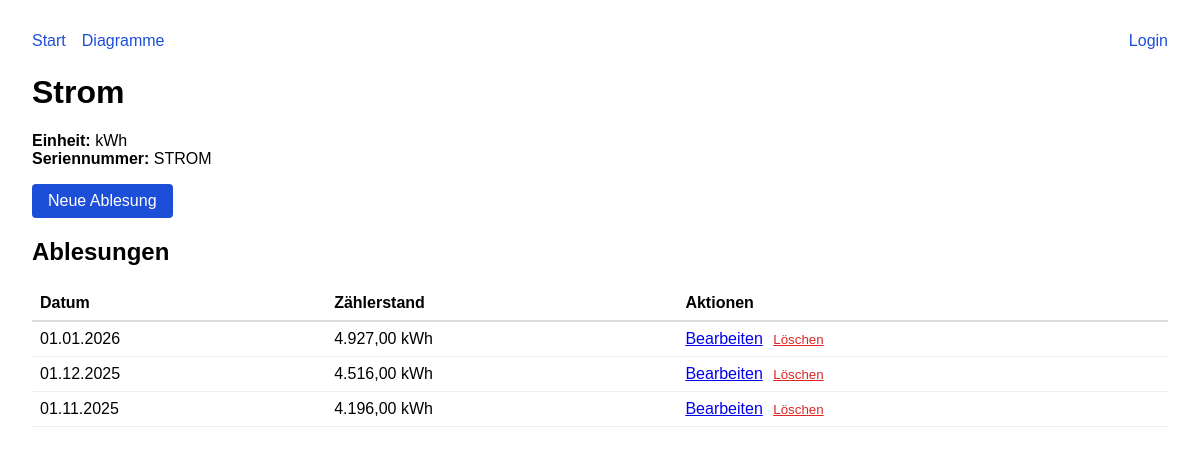
Screenshot of /meter/1 with the database file from the repository.
### app/models.py (models this page shows, shortened)
class Meter(db.Model):
    id = db.Column(db.Integer, primary_key=True)
    name = db.Column(db.String(80), unique=True, nullable=False)
    unit = db.Column(db.String(20), nullable=False)
    serial_number = db.Column(db.String(100), nullable=False)
    created_at = db.Column(db.DateTime, default=datetime.utcnow)
    readings = db.relationship('MeterReading', backref='meter', lazy='dynamic',
                               order_by='desc(MeterReading.reading_date)')

class MeterReading(db.Model):
    id = db.Column(db.Integer, primary_key=True)
    meter_id = db.Column(db.Integer, db.ForeignKey('meter.id'), nullable=False)
    reading_date = db.Column(db.Date, nullable=False)
    value = db.Column(db.Float, nullable=False)
    serial_number = db.Column(db.String(100), nullable=False)
    created_at = db.Column(db.DateTime, default=datetime.utcnow)
    __table_args__ = (
        db.UniqueConstraint('meter_id', 'reading_date', name='unique_meter_date'),
    )

### app/main/routes.py (the view)
@main_bp.route('/meter/<int:meter_id>')
def meter_detail(meter_id):
    meter = Meter.query.get_or_404(meter_id)
    readings = meter.readings.all()
    return render_template('meter_detail.html', meter=meter, readings=readings)

### app/__init__.py (called while the page is built)
def create_app(config_object='config.Config'):
    app = Flask(__name__)
    app.config.from_object(config_object)
    db.init_app(app)
    migrate.init_app(app, db)
    login_manager.init_app(app)
    login_manager.login_view = 'main.login'
    login_manager.login_message_category = 'info'
    csrf.init_app(app)
    app.register_blueprint(main_bp)
    app.register_blueprint(api_bp, url_prefix='/api')
    csrf.exempt(api_bp)  # API uses API key auth instead of CSRF
    @app.template_filter('de_number')
    def de_number_filter(value, decimals=2):
        if value is None:
            return '-'
        formatted = f"{value:,.{decimals}f}"
        formatted = formatted.replace(',', 'X').replace('.', ',').replace('X', '.')
        return formatted
    register_commands(app)
    return app

### app/main/templates/meter_detail.html (shortened to what this page needs)
{% extends 'base.html' %}
{% block content %}
  <h1>{{ meter.name }}</h1>
  <p>
    <strong>Einheit:</strong> {{ meter.unit }}<br>
    <strong>Seriennummer:</strong> {{ meter.serial_number }}
  </p>
  <p>
    <a href="{{ url_for('main.reading_new', meter_id=meter.id) }}" class="button">Neue Ablesung</a>
  </p>
  <h2>Ablesungen</h2>
  {% if readings %}
    <table style="width: 100%; border-collapse: collapse; margin-top: 1rem;">
      <thead>
        <tr style="border-bottom: 2px solid #ddd; text-align: left;">
          <th style="padding: 0.5rem;">Datum</th>
          <th style="padding: 0.5rem;">Zählerstand</th>
          <th style="padding: 0.5rem;">Aktionen</th>
        </tr>
      </thead>
      <tbody>
        {% for reading in readings %}
          <tr style="border-bottom: 1px solid #eee;">
            <td style="padding: 0.5rem;">{{ reading.reading_date.strftime('%d.%m.%Y') }}</td>
            <td style="padding: 0.5rem;">{{ reading.value|de_number }} {{ meter.unit }}</td>
            <td style="padding: 0.5rem;">
              <a href="{{ url_for('main.reading_edit', reading_id=reading.id) }}">Bearbeiten</a>
              <form method="POST" action="{{ url_for('main.reading_delete', reading_id=reading.id) }}" style="display: inline;">
                <button type="submit" onclick="return confirm('Wirklich löschen?');" style="background: none; border: none; color: #dc2626; cursor: pointer; text-decoration: underline;">Löschen</button>
              </form>
            </td>
          </tr>
        {% endfor %}
      </tbody>
    </table>
  {% else %}
    <p>Noch keine Ablesungen vorhanden.</p>
  {% endif %}
{% endblock %}

### app/main/templates/base.html (style rules this page uses)
body { font-family: Arial, sans-serif; margin: 2rem; }
.button { display: inline-block; padding: 0.5rem 1rem; background: #1d4ed8; color: #fff; border-radius: 4px; text-decoration: none; }
form { max-width: 320px; }

### rows the page displays
Meter: name "Strom", unit "kWh", serial_number "STROM"
MeterReading: reading_date "01.01.2026", value|de_number "4.927,00"
MeterReading: reading_date "01.12.2025", value|de_number "4.516,00"
MeterReading: reading_date "01.11.2025", value|de_number "4.196,00"
